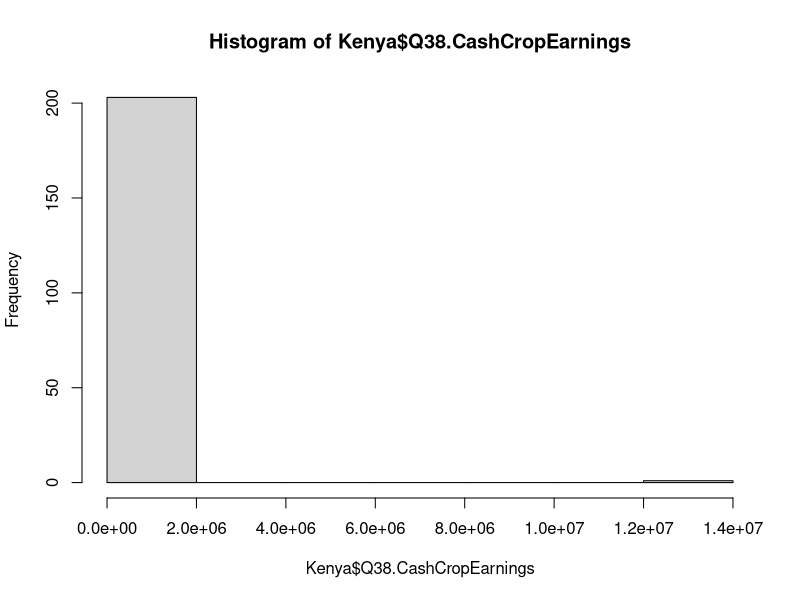
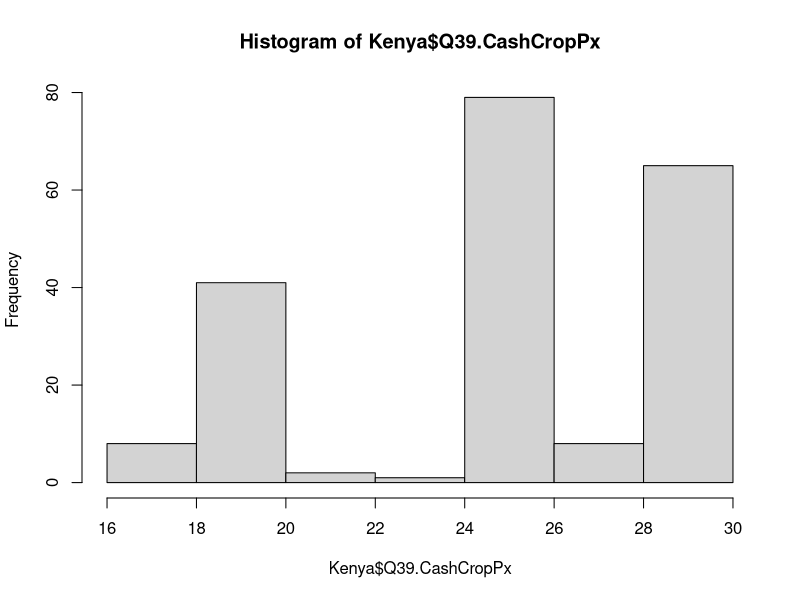
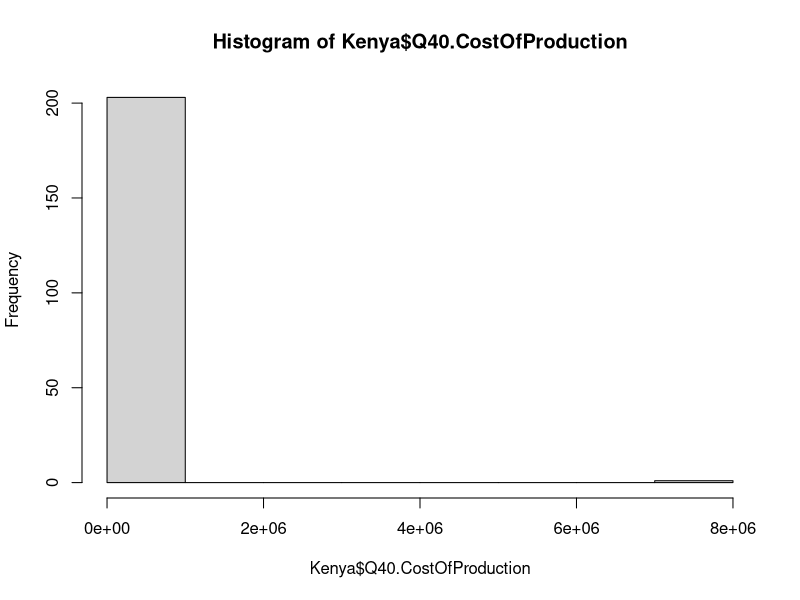
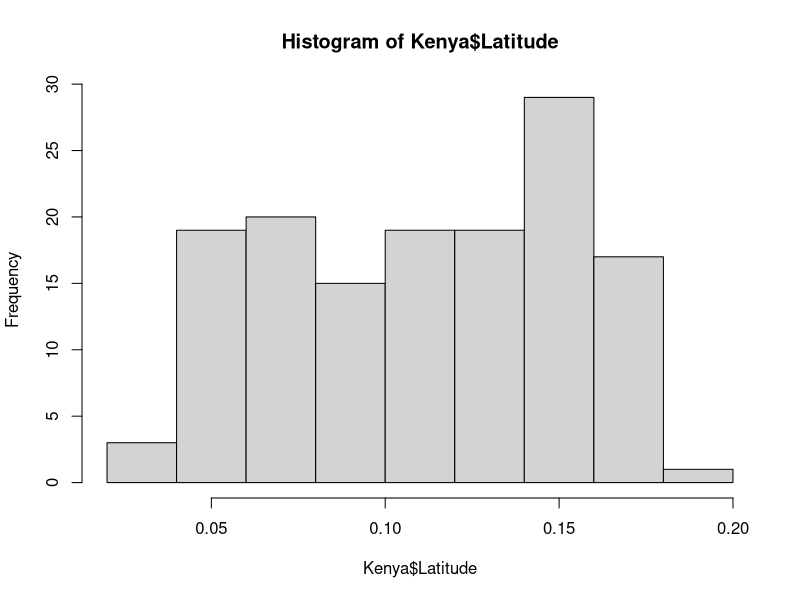
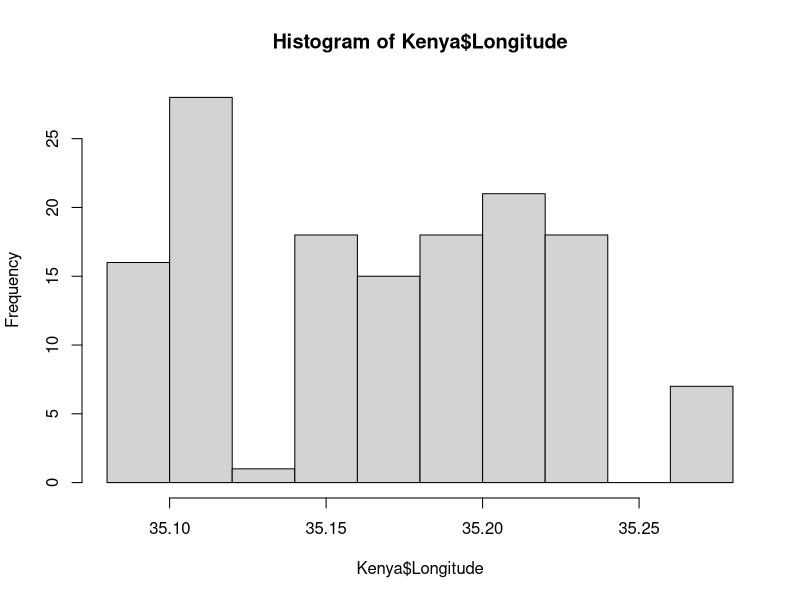

These figures' R source, in order:
## ---- chunk 1
# Load the mapping table of new to old column names and make into a vector
ColumnNameData <- read.csv("NewColumnNameMapping.csv")
ColumnNameMap <- ColumnNameData$NewColName
names(ColumnNameMap) <- ColumnNameData$OldColName
#Make proposed names syntactically valid for R
ColumnNameMap <- make.names(ColumnNameMap, unique=TRUE)
#Load in data using new column names
Kenya <- read.csv("Addressing the -1 for DataKind - KENYA SURVEY - KMM UPDATES 22 JAN cleaned data - Sheet1.csv",
                  header = FALSE, stringsAsFactors = FALSE, skip = 2, 
                  col.names = ColumnNameMap)

#Also add a function to make proper case
properCase <- function(x) {
  lower <- tolower(x)
  s <- strsplit(lower, " ")[[1]]
  paste(toupper(substring(s, 1,1)), substring(s, 2),
      sep="", collapse=" ")
}
## ---- chunk 2
dim(Kenya)
## ---- chunk 3
table(Kenya$Q10.Sex)
table(Kenya$Q11.Age)
table(Kenya$Q10.Sex, Kenya$Q11.Age)
## ---- chunk 4
Kenya$Q3.CoopSociety <- sapply(Kenya$Q3.CoopSociety, properCase)
table(Kenya$Q3.CoopSociety)
## ---- chunk 5
Kenya$Q4.Village <- sapply(Kenya$Q4.Village, properCase)
table(Kenya$Q4.Village)
## ---- chunk 6
Kenya$Q7.ProducerOrg <- sapply(Kenya$Q7.ProducerOrg, properCase)
table(Kenya$Q7.ProducerOrg)
## ---- chunk 7
names(Filter(function(x)(length(unique(x))<2), Kenya))
## ---- chunk 8
table(Kenya$Q155.HowLongUsingIdea == Kenya$Q158.HowLongUsingIdea)
## ---- chunk 9
Kenya$Q158.HowLongUsingIdea <- NULL
## ---- chunk 10
unique(Kenya$Q38.CashCropEarnings)
## ---- chunk 11
Kenya$Q38.CashCropEarnings <- as.integer(gsub("[^0-9]", "", Kenya$Q38.CashCropEarnings))
unique(Kenya$Q38.CashCropEarnings)
hist(Kenya$Q38.CashCropEarnings)
## ---- chunk 12
unique(Kenya$Q39.CashCropPx)
## ---- chunk 13
library(stringr)
Kenya$Q39.CashCropPx <- as.numeric(str_extract(Kenya$Q39.CashCropPx, "\\d{1,}\\.?(\\d{1,})?"))
unique(Kenya$Q39.CashCropPx)
hist(Kenya$Q39.CashCropPx)
## ---- chunk 14
unique(Kenya$Q40.CostOfProduction)
## ---- chunk 15
Kenya$Q40.CostOfProduction <- as.integer(gsub("[^0-9]", "", Kenya$Q40.CostOfProduction))
unique(Kenya$Q40.CostOfProduction)
hist(Kenya$Q40.CostOfProduction)
## ---- chunk 16
unique(Kenya$Q61.CropEarning)
Kenya$Q61.CropEarning <- as.integer(gsub("[^0-9]", "", Kenya$Q61.CropEarning))
unique(Kenya$Q61.CropEarning)
## ---- chunk 17
unique(Kenya$Q62.CropSalePx)
## ---- chunk 18
unique(Kenya$Q63.ProductionCost)
Kenya$Q63.ProductionCost <- as.integer(gsub("[^0-9]", "", Kenya$Q63.ProductionCost))
unique(Kenya$Q63.ProductionCost)
## ---- chunk 19
unique(Kenya$Q113.CostOfChange)
## ---- chunk 20
unique(Kenya$Q118.CostStarting)
## ---- chunk 21
length(which(!is.na(Kenya$Latitude)))
length(which(!is.na(Kenya$Longitude)))
summary(Kenya$Latitude)
hist(Kenya$Latitude)
summary(Kenya$Longitude)
hist(Kenya$Longitude)
